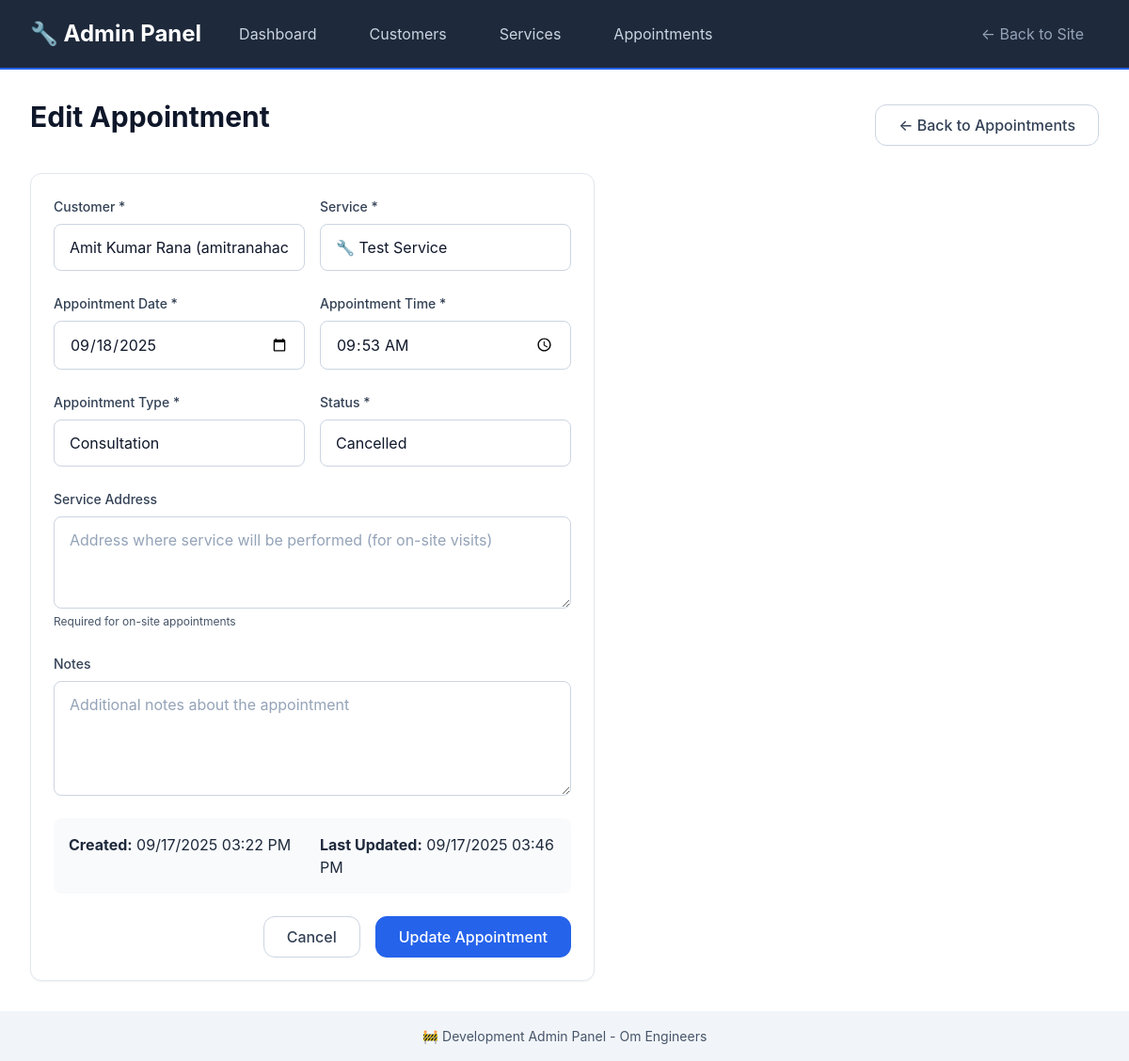
The app's page /admin/appointments/1/edit, older data.
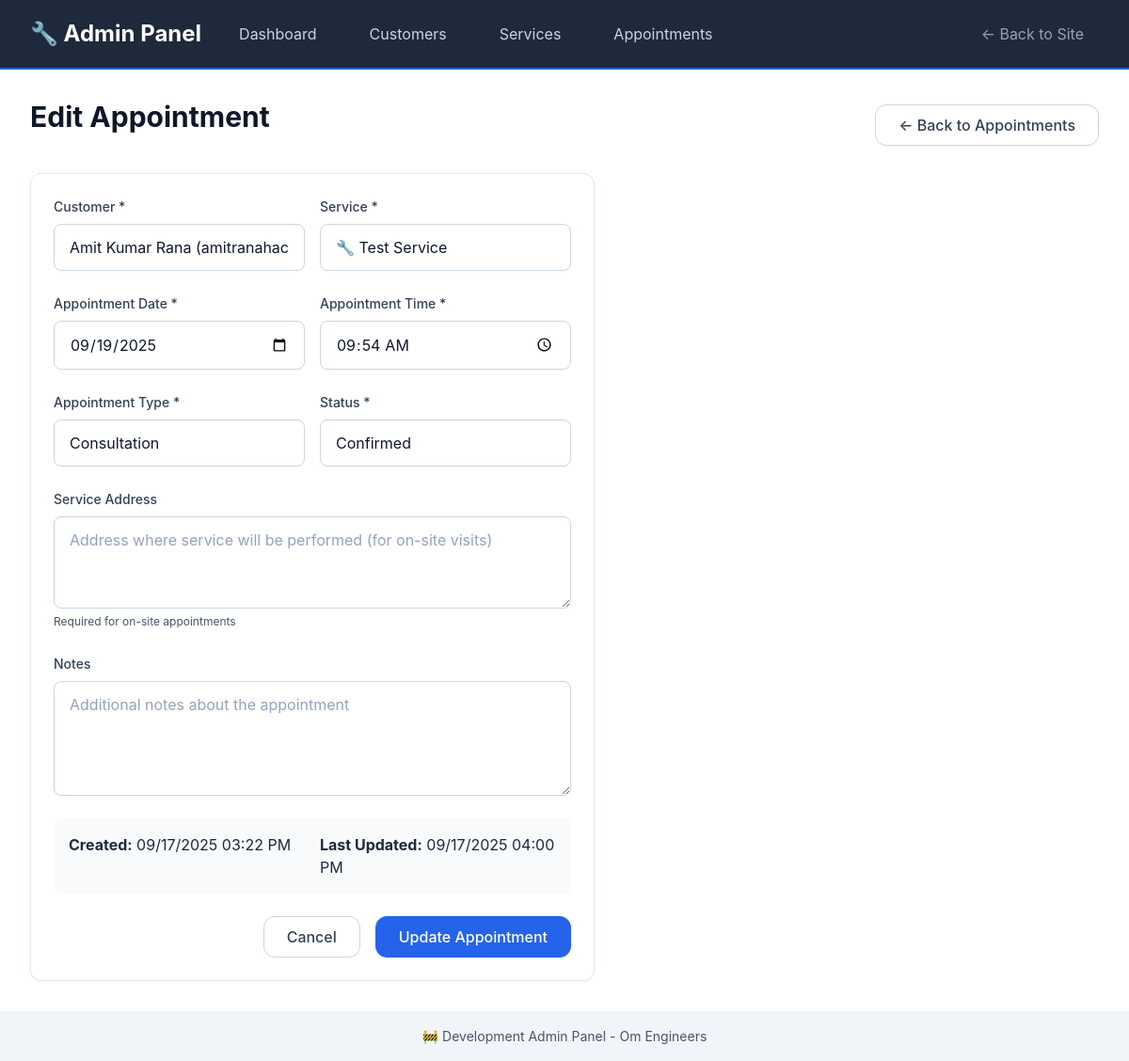
The same page, newer data.
### models/appointment_db.py (models this page shows, shortened)
class Appointment(db.Model):
    __tablename__ = 'appointments'
    id: Mapped[int] = mapped_column(primary_key=True)
    customer_id: Mapped[int] = mapped_column(ForeignKey('customers.id'), nullable=False)
    service_id: Mapped[int] = mapped_column(ForeignKey('services.id'), nullable=False)
    appointment_date: Mapped[date] = mapped_column(Date, nullable=False, index=True)
    appointment_time: Mapped[time] = mapped_column(Time, nullable=False)
    appointment_type: Mapped[AppointmentType] = mapped_column(Enum(AppointmentType), default=AppointmentType.SERVICE)
    status: Mapped[AppointmentStatus] = mapped_column(Enum(AppointmentStatus), default=AppointmentStatus.PENDING, index=True)
    notes: Mapped[str] = mapped_column(Text, nullable=True)
    address: Mapped[str] = mapped_column(Text, nullable=True)
    estimated_duration: Mapped[str] = mapped_column(String(50), nullable=True)
    estimated_cost: Mapped[str] = mapped_column(String(50), nullable=True)
    actual_cost: Mapped[str] = mapped_column(String(50), nullable=True)
    technician_notes: Mapped[str] = mapped_column(Text, nullable=True)
    created_at: Mapped[datetime] = mapped_column(DateTime, default=datetime.utcnow)
    updated_at: Mapped[datetime] = mapped_column(DateTime, default=datetime.utcnow, onupdate=datetime.utcnow)
    completed_at: Mapped[datetime] = mapped_column(DateTime, nullable=True)
    cancelled_at: Mapped[datetime] = mapped_column(DateTime, nullable=True)
    customer = db.relationship('Customer', back_populates='appointments')
    service = db.relationship('Service', back_populates='appointments')

### models/customer_db.py (models this page shows, shortened)
class Customer(db.Model):
    __tablename__ = 'customers'
    id: Mapped[int] = mapped_column(primary_key=True)
    name: Mapped[str] = mapped_column(String(100), nullable=False)
    email: Mapped[str] = mapped_column(String(120), nullable=True, index=True)
    phone: Mapped[str] = mapped_column(String(20), nullable=False, index=True)
    address: Mapped[str] = mapped_column(Text, nullable=True)
    created_at: Mapped[datetime] = mapped_column(DateTime, default=datetime.utcnow)
    updated_at: Mapped[datetime] = mapped_column(DateTime, default=datetime.utcnow, onupdate=datetime.utcnow)
    appointments = db.relationship('Appointment', back_populates='customer', cascade='all, delete-orphan')

### models/service_db.py (models this page shows, shortened)
class Service(db.Model):
    __tablename__ = 'services'
    id: Mapped[int] = mapped_column(primary_key=True)
    name: Mapped[str] = mapped_column(String(100), nullable=False)
    description: Mapped[str] = mapped_column(Text, nullable=False)
    category: Mapped[str] = mapped_column(String(50), nullable=False, index=True)
    duration: Mapped[str] = mapped_column(String(50), nullable=False)
    price_range: Mapped[str] = mapped_column(String(50), nullable=False)
    icon: Mapped[str] = mapped_column(String(10), default="🔧")
    is_active: Mapped[bool] = mapped_column(Boolean, default=True, index=True)
    created_at: Mapped[datetime] = mapped_column(DateTime, default=datetime.utcnow)
    updated_at: Mapped[datetime] = mapped_column(DateTime, default=datetime.utcnow, onupdate=datetime.utcnow)
    appointments = db.relationship('Appointment', back_populates='service')

### routes/admin.py (the view)
@admin_bp.route('/appointments/<int:appointment_id>/edit')
def edit_appointment(appointment_id):
    appointment = Appointment.query.get_or_404(appointment_id)
    customers = Customer.query.all()
    services = Service.query.filter_by(is_active=True).all()
    return render_template('admin/appointment_form.html',
                         appointment=appointment,
                         customers=customers,
                         services=services)

### templates/admin/appointment_form.html (shortened to what the changed rows need)
{% extends "admin/base.html" %}
{% block content %}
<div style="display: flex; justify-content: space-between; align-items: center; margin-bottom: var(--space-6);">
    <h1>{% if appointment %}Edit Appointment{% else %}Add New Appointment{% endif %}</h1>
</div>
<div class="card" style="max-width: 600px;">
    <form method="POST"
          action="{% if appointment %}{{ url_for('admin.update_appointment', appointment_id=appointment.id) }}{% else %}{{ url_for('admin.create_appointment') }}{% endif %}">
        <div style="display: grid; grid-template-columns: 1fr 1fr; gap: var(--space-4);">
            <div class="form-group">
                <label for="customer_id" class="form-label">Customer *</label>
                <select id="customer_id" name="customer_id" class="form-input" required>
                    {% for customer in customers %}
                    <option value="{{ customer.id }}"
                            {% if appointment and appointment.customer_id == customer.id %}selected{% endif %}>
                        {{ customer.name }} ({{ customer.email }})
                    </option>
                    {% endfor %}
                </select>
            </div>
            <div class="form-group">
                <label for="service_id" class="form-label">Service *</label>
                <select id="service_id" name="service_id" class="form-input" required>
                    {% for service in services %}
                    <option value="{{ service.id }}"
                            {% if appointment and appointment.service_id == service.id %}selected{% endif %}>
                        {{ service.icon }} {{ service.name }}
                    </option>
                    {% endfor %}
                </select>
            </div>
        </div>
        <div style="display: grid; grid-template-columns: 1fr 1fr; gap: var(--space-4);">
            <div class="form-group">
                <label for="appointment_date" class="form-label">Appointment Date *</label>
                <input type="date" id="appointment_date" name="appointment_date" class="form-input"
                       value="{{ appointment.appointment_date.strftime('%Y-%m-%d') if appointment else '' }}" required>
            </div>
            <div class="form-group">
                <label for="appointment_time" class="form-label">Appointment Time *</label>
                <input type="time" id="appointment_time" name="appointment_time" class="form-input"
                       value="{{ appointment.appointment_time.strftime('%H:%M') if appointment else '' }}" required>
            </div>
        </div>
        <div style="display: grid; grid-template-columns: 1fr 1fr; gap: var(--space-4);">
            <div class="form-group">
                <label for="appointment_type" class="form-label">Appointment Type *</label>
                <select id="appointment_type" name="appointment_type" class="form-input" required>
                    <option value="consultation" {% if appointment and appointment.appointment_type.value == 'consultation' %}selected{% endif %}>Consultation</option>
                </select>
            </div>
            <div class="form-group">
                <label for="status" class="form-label">Status *</label>
                <select id="status" name="status" class="form-input" required>
                    <option value="confirmed" {% if appointment and appointment.status.value == 'confirmed' %}selected{% endif %}>Confirmed</option>
                    <option value="cancelled" {% if appointment and appointment.status.value == 'cancelled' %}selected{% endif %}>Cancelled</option>
                </select>
            </div>
        </div>
        {% if appointment %}
        <div style="display: grid; grid-template-columns: 1fr 1fr; gap: var(--space-4); margin-bottom: var(--space-6); padding: var(--space-4); background: var(--gray-50); border-radius: var(--border-radius);">
            <div>
                <strong>Created:</strong> {{ appointment.created_at.strftime('%m/%d/%Y %I:%M %p') }}
            </div>
            <div>
                <strong>Last Updated:</strong> {{ appointment.updated_at.strftime('%m/%d/%Y %I:%M %p') if appointment.updated_at else 'Never' }}
            </div>
        </div>
        {% endif %}
    </form>
</div>
{% endblock %}

Row changes from the older to the newer data that the page shows:
changed Appointment "Consultation": appointment_date "09/18/2025" → "09/19/2025"; appointment_time "09:53" → "09:54"; status "Cancelled" → "Confirmed"; updated_at "09/17/2025 03:46 PM" → "09/17/2025 04:00 PM"
